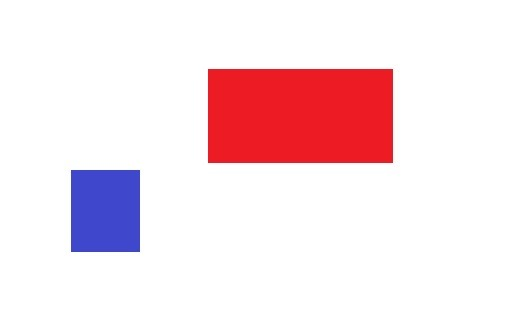
#> input picture MVLaboratory/Activity9/original.jpg, 512 x 309 px
$ python Act9.py
#> lines starting #> are read from the running program, lines starting #| are printed output that depends on the picture
#> further down, img is the input picture: shape (309, 512, 3); mean B, G, R 228.9, 223.3, 245.8
### MVLaboratory/Activity9/Subru.py


def fAvg(img):
    h, w, d = img.shape
#> h = 309; w = 512; d = 3
    for h1 in xrange(0,h,1):
        for w1 in xrange(0,w,1):
            #Regla para evitar el efecto dona
            if w1==0:
                b=0
            else:
                b=1
            if h1==0:
                a=0
            else:
                a=1
            if w1==w-1:
                w2=w1
                d=0
            else:
                w2=w1+1
                d=1

            if h1==h-1:
                h2=h1
                c=0
            else:
                h2=h1+1
                c=1
            #Se realiza la sumatoria de los valores de cada vecino para cada canal RGB
            for i in range(len(img[h1, w1].tolist())):
                sum1=img[h1-1, w1-1].tolist()[i]*a*b+img[h1-1, w1].tolist()[i]*a+img[h1-1, w2].tolist()[i]*a*d
                sum2=img[h1, w1-1].tolist()[i]*b+img[h1, w1].tolist()[i]+img[h1, w2].tolist()[i]*d
                sum3=img[h2, w1-1].tolist()[i]*b*c+img[h2, w1].tolist()[i]*c+img[h2, w2].tolist()[i]*c*d
                #se calcula el promedio
                med=(sum1+sum3+sum3)//(a*b+a+a*d+b+d+b*c+c+c*d+1)
            #El promedio es asignado al pixel en sus tres canales
            img[h1, w1]=[med,med,med]
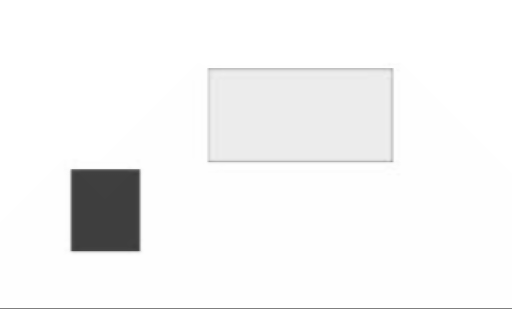
#> img: shape (309, 512, 3); min 59, max 255, mean 244.7
    return img

### MVLaboratory/Activity9/Act9.py
from Subru import *
import cv2

img=cv2.imread('original.jpg',1)
img2=cv2.imread('original.jpg',1)

med=fAvg(img2)

Out=img-med
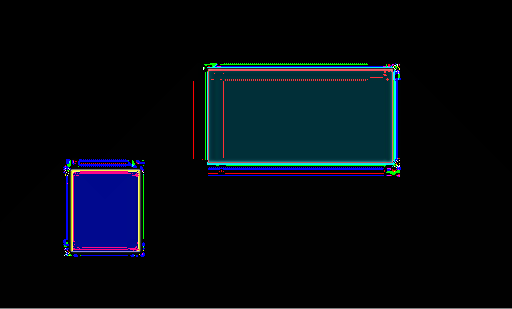
#> Out: shape (309, 512, 3); mean B, G, R 16.6, 10.2, 4.7

cv2.imshow('Out',Out)
cv2.imwrite('out.png',Out)
cv2.waitKey(0) & 0xFF
cv2.destroyAllWindows()
